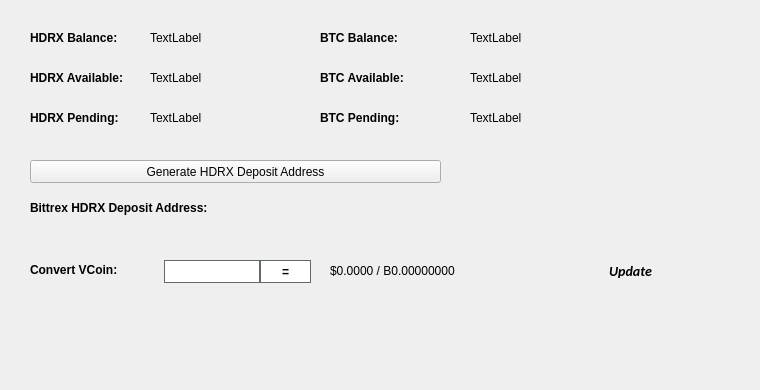
   <widget class="QWidget" name="BalanceTab">
    <attribute name="title">
     <string>Balance</string>
    </attribute>
    <widget class="QLabel" name="BitcoinBalanceLabel">
     <property name="geometry">
      <rect>
       <x>470</x>
       <y>30</y>
       <width>150</width>
       <height>16</height>
      </rect>
     </property>
     <property name="text">
      <string>TextLabel</string>
     </property>
    </widget>
    <widget class="QLabel" name="HDRXBalanceLabel">
     <property name="geometry">
      <rect>
       <x>150</x>
       <y>30</y>
       <width>150</width>
       <height>16</height>
      </rect>
     </property>
     <property name="text">
      <string>TextLabel</string>
     </property>
    </widget>
    <widget class="QLabel" name="label_11">
     <property name="geometry">
      <rect>
       <x>30</x>
       <y>30</y>
       <width>101</width>
       <height>16</height>
      </rect>
     </property>
     <property name="font">
      <font>
       <weight>75</weight>
       <bold>true</bold>
      </font>
     </property>
     <property name="text">
      <string>HDRX Balance:</string>
     </property>
    </widget>
    <widget class="QLabel" name="label_12">
     <property name="geometry">
      <rect>
       <x>320</x>
       <y>30</y>
       <width>101</width>
       <height>16</height>
      </rect>
     </property>
     <property name="font">
      <font>
       <weight>75</weight>
       <bold>true</bold>
      </font>
     </property>
     <property name="text">
      <string>BTC Balance:</string>
     </property>
    </widget>
    <widget class="QLabel" name="HDRXAvailableLabel_2">
     <property name="geometry">
      <rect>
       <x>150</x>
       <y>70</y>
       <width>150</width>
       <height>16</height>
      </rect>
     </property>
     <property name="text">
      <string>TextLabel</string>
     </property>
    </widget>
    <widget class="QLabel" name="label_13">
     <property name="geometry">
      <rect>
       <x>30</x>
       <y>70</y>
       <width>111</width>
       <height>16</height>
      </rect>
     </property>
     <property name="font">
      <font>
       <weight>75</weight>
       <bold>true</bold>
      </font>
     </property>
     <property name="text">
      <string>HDRX Available:</string>
     </property>
    </widget>
    <widget class="QLabel" name="label_14">
     <property name="geometry">
      <rect>
       <x>30</x>
       <y>110</y>
       <width>101</width>
       <height>16</height>
      </rect>
     </property>
     <property name="font">
      <font>
       <weight>75</weight>
       <bold>true</bold>
      </font>
     </property>
     <property name="text">
      <string>HDRX Pending:</string>
     </property>
    </widget>
    <widget class="QLabel" name="HDRXPendingLabel">
     <property name="geometry">
      <rect>
       <x>150</x>
       <y>110</y>
       <width>150</width>
       <height>16</height>
      </rect>
     </property>
     <property name="text">
      <string>TextLabel</string>
     </property>
    </widget>
    <widget class="QLabel" name="label_15">
     <property name="geometry">
      <rect>
       <x>320</x>
       <y>70</y>
       <width>111</width>
       <height>16</height>
      </rect>
     </property>
     <property name="font">
      <font>
       <weight>75</weight>
       <bold>true</bold>
      </font>
     </property>
     <property name="text">
      <string>BTC Available:</string>
     </property>
    </widget>
    <widget class="QLabel" name="BitcoinAvailableLabel">
     <property name="geometry">
      <rect>
       <x>470</x>
       <y>70</y>
       <width>150</width>
       <height>16</height>
      </rect>
     </property>
     <property name="text">
      <string>TextLabel</string>
     </property>
    </widget>
    <widget class="QLabel" name="label_31">
     <property name="geometry">
      <rect>
       <x>320</x>
       <y>110</y>
       <width>111</width>
       <height>16</height>
      </rect>
     </property>
     <property name="font">
      <font>
       <weight>75</weight>
       <bold>true</bold>
      </font>
     </property>
     <property name="text">
      <string>BTC Pending:</string>
     </property>
    </widget>
    <widget class="QLabel" name="BitcoinPendingLabel">
     <property name="geometry">
      <rect>
       <x>470</x>
       <y>110</y>
       <width>150</width>
       <height>16</height>
      </rect>
     </property>
     <property name="text">
      <string>TextLabel</string>
     </property>
    </widget>
    <widget class="QLabel" name="label_33">
     <property name="geometry">
      <rect>
       <x>30</x>
       <y>200</y>
       <width>221</width>
       <height>16</height>
      </rect>
     </property>
     <property name="font">
      <font>
       <weight>75</weight>
       <bold>true</bold>
      </font>
     </property>
     <property name="text">
      <string>Bittrex HDRX Deposit Address:</string>
     </property>
    </widget>
    <widget class="QPushButton" name="GenDepositBTN">
     <property name="geometry">
      <rect>
       <x>30</x>
       <y>160</y>
       <width>411</width>
       <height>23</height>
      </rect>
     </property>
     <property name="text">
      <string>Generate HDRX Deposit Address</string>
     </property>
     <property name="icon">
      <iconset resource="../hydroxyde.qrc">
       <normaloff>:/icons/bitcoin</normaloff>:/icons/bitcoin</iconset>
     </property>
    </widget>
    <widget class="QLabel" name="DepositAddressLabel">
     <property name="geometry">
      <rect>
       <x>200</x>
       <y>200</y>
       <width>261</width>
       <height>16</height>
      </rect>
     </property>
     <property name="palette">
      <palette>
       <active>
        <colorrole role="WindowText">
         <brush brushstyle="SolidPattern">
          <color alpha="255">
           <red>0</red>
           <green>0</green>
           <blue>0</blue>
          </color>
         </brush>
        </colorrole>
        <colorrole role="Text">
         <brush brushstyle="SolidPattern">
          <color alpha="255">
           <red>0</red>
           <green>0</green>
           <blue>255</blue>
          </color>
         </brush>
        </colorrole>
       </active>
       <inactive>
        <colorrole role="WindowText">
         <brush brushstyle="SolidPattern">
          <color alpha="255">
           <red>0</red>
           <green>0</green>
           <blue>0</blue>
          </color>
         </brush>
        </colorrole>
        <colorrole role="Text">
         <brush brushstyle="SolidPattern">
          <color alpha="255">
           <red>0</red>
           <green>0</green>
           <blue>255</blue>
          </color>
         </brush>
        </colorrole>
       </inactive>
       <disabled>
        <colorrole role="WindowText">
         <brush brushstyle="SolidPattern">
          <color alpha="255">
           <red>120</red>
           <green>120</green>
           <blue>120</blue>
          </color>
         </brush>
        </colorrole>
        <colorrole role="Text">
         <brush brushstyle="SolidPattern">
          <color alpha="255">
           <red>120</red>
           <green>120</green>
           <blue>120</blue>
          </color>
         </brush>
        </colorrole>
       </disabled>
      </palette>
     </property>
     <property name="font">
      <font>
       <weight>75</weight>
       <bold>true</bold>
      </font>
     </property>
     <property name="text">
      <string/>
     </property>
     <property name="alignment">
      <set>Qt::AlignRight|Qt::AlignTrailing|Qt::AlignVCenter</set>
     </property>
     <property name="textInteractionFlags">
      <set>Qt::LinksAccessibleByMouse|Qt::TextSelectableByKeyboard|Qt::TextSelectableByMouse</set>
     </property>
    </widget>
    <widget class="QLabel" name="label_8">
     <property name="geometry">
      <rect>
       <x>460</x>
       <y>300</y>
       <width>281</width>
       <height>81</height>
      </rect>
     </property>
     <property name="text">
      <string/>
     </property>
     <property name="pixmap">
      <pixmap>:/images/bittrex</pixmap>
     </property>
    </widget>
    <widget class="QWidget" name="widgetConversion" native="true">
     <property name="geometry">
      <rect>
       <x>0</x>
       <y>250</y>
       <width>751</width>
       <height>43</height>
      </rect>
     </property>
     <property name="minimumSize">
      <size>
       <width>0</width>
       <height>43</height>
      </size>
     </property>
     <property name="styleSheet">
      <string notr="true"/>
     </property>
     <widget class="QPushButton" name="btnUpdateMarketData">
      <property name="geometry">
       <rect>
        <x>575</x>
        <y>0</y>
        <width>111</width>
        <height>41</height>
       </rect>
      </property>
      <property name="sizePolicy">
       <sizepolicy hsizetype="Expanding" vsizetype="Expanding">
        <horstretch>0</horstretch>
        <verstretch>0</verstretch>
       </sizepolicy>
      </property>
      <property name="font">
       <font>
        <family>calibri</family>
        <pointsize>-1</pointsize>
        <weight>75</weight>
        <italic>true</italic>
        <bold>true</bold>
       </font>
      </property>
      <property name="styleSheet">
       <string notr="true">margin:0px;text-align:center;padding:2px;border-radius:3px;font-style:italic;width:100px;font-size:14px;font-family:calibri;font-weight:600;</string>
      </property>
      <property name="text">
       <string>Update</string>
      </property>
      <property name="iconSize">
       <size>
        <width>150</width>
        <height>35</height>
       </size>
      </property>
      <property name="autoDefault">
       <bool>true</bool>
      </property>
      <property name="default">
       <bool>true</bool>
      </property>
     </widget>
     <widget class="QLabel" name="lblConvertVCoin">
      <property name="geometry">
       <rect>
        <x>30</x>
        <y>10</y>
        <width>131</width>
        <height>20</height>
       </rect>
      </property>
      <property name="styleSheet">
       <string notr="true"/>
      </property>
      <property name="text">
       <string>&lt;html&gt;&lt;head/&gt;&lt;body&gt;&lt;p&gt;&lt;span style=&quot; font-weight:600;&quot;&gt;Convert VCoin:&lt;/span&gt;&lt;/p&gt;&lt;/body&gt;&lt;/html&gt;</string>
      </property>
     </widget>
     <widget class="QLineEdit" name="txtConvertVCoinQty">
      <property name="geometry">
       <rect>
        <x>160</x>
        <y>10</y>
        <width>100</width>
        <height>23</height>
       </rect>
      </property>
      <property name="minimumSize">
       <size>
        <width>100</width>
        <height>23</height>
       </size>
      </property>
      <property name="maximumSize">
       <size>
        <width>100</width>
        <height>16777215</height>
       </size>
      </property>
      <property name="styleSheet">
       <string notr="true">border: 1px solid #61696c;margin-left:4px;</string>
      </property>
     </widget>
     <widget class="QPushButton" name="btnConvertUcc">
      <property name="geometry">
       <rect>
        <x>260</x>
        <y>10</y>
        <width>51</width>
        <height>23</height>
       </rect>
      </property>
      <property name="minimumSize">
       <size>
        <width>0</width>
        <height>23</height>
       </size>
      </property>
      <property name="styleSheet">
       <string notr="true">border:1px solid #61696c;background:white;font-weight:600;</string>
      </property>
      <property name="text">
       <string>=</string>
      </property>
     </widget>
     <widget class="QLabel" name="lblConvertVCoinResults">
      <property name="geometry">
       <rect>
        <x>330</x>
        <y>0</y>
        <width>201</width>
        <height>41</height>
       </rect>
      </property>
      <property name="styleSheet">
       <string notr="true"/>
      </property>
      <property name="text">
       <string>$0.0000 / B0.00000000</string>
      </property>
     </widget>
     <widget class="QLabel" name="iconOverviewUpdateWait">
      <property name="geometry">
       <rect>
        <x>670</x>
        <y>10</y>
        <width>24</width>
        <height>24</height>
       </rect>
      </property>
      <property name="text">
       <string/>
      </property>
      <property name="pixmap">
       <pixmap resource="../hydroxyde.qrc">:/icons/transaction_1</pixmap>
      </property>
      <property name="scaledContents">
       <bool>true</bool>
      </property>
      <property name="alignment">
       <set>Qt::AlignCenter</set>
      </property>
     </widget>
    </widget>
   </widget>
